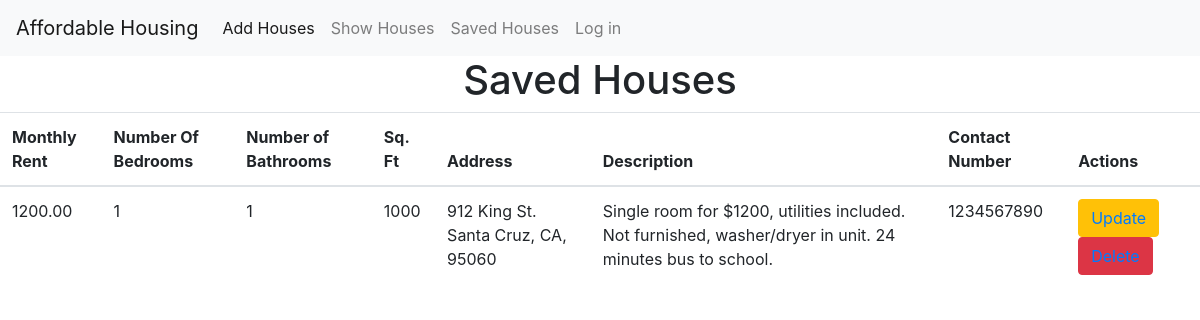
The app's page /savedRead, older data.
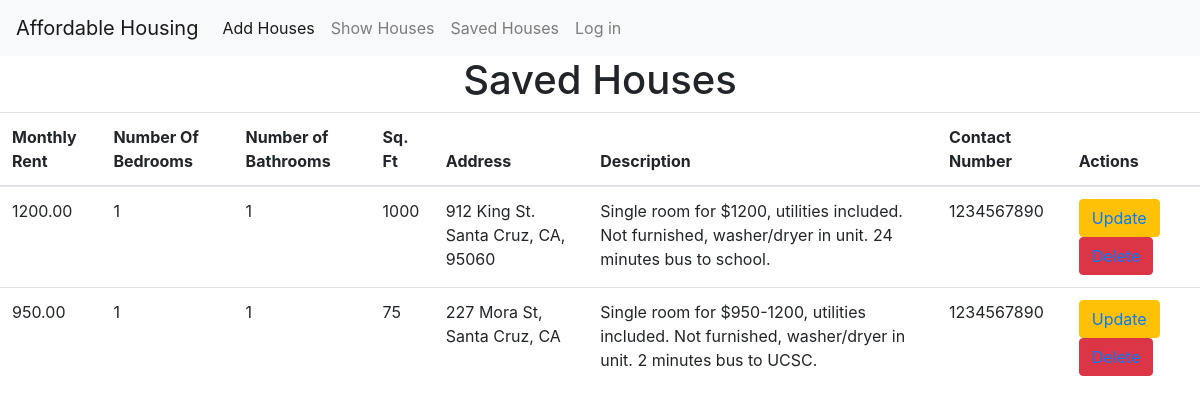
The same page, newer data.
### housing/models.py (models this page shows)
class House(models.Model):
    oid = models.AutoField(primary_key=True)
    rent = models.DecimalField(max_digits=8, decimal_places=2, default=1000.00)
    beds = models.IntegerField(default=3)
    baths = models.IntegerField(default=3)
    square_feet = models.IntegerField(default=1000, null=True)
    address = models.CharField(default="", max_length=255)
    description = models.TextField(default="")
    More_infomation = models.URLField(max_length=200, blank=True, null=True)
    contact = models.IntegerField(default=1234567890)

### housing/views.py (the view)
# urls.py: path('savedRead', views.savedRead_view, name='savedRead_url'),
def savedRead_view(request):
    obj = House.objects.all()
    form = HouseForm()
    template_name = 'saved_view.html'
    context = {'obj': obj}
    return render(request, template_name, context)
    """
    Handles user login (currently commented out - using Django's built-in login)
    - Authenticates username/password
    - Creates user session if credentials are valid
    """

### housing/templates/saved_view.html (shortened to what this page needs)
{% extends 'layout.html' %}
{% block content %}
<center><h1>Saved Houses</h1></center>
<table class="table">
   <thead>
     <tr>
       <th scope="col">Monthly Rent</th>
       <th scope="col">Number Of Bedrooms</th>
       <th scope="col">Number of Bathrooms</th>
       <th scope="col">Sq. Ft</th>
       <th scope="col">Address</th>
       <th scope="col">Description</th>
       <th scope="col">Contact Number</th>
       <th scope="col">Actions</th>
     </tr>
   </thead>
   <tbody>
   {% for i in obj %}
     <tr>
       <td>{{ i.rent }}</td>
       <td>{{ i.beds }}</td>
       <td>{{ i.baths }}</td>
       <td>{{ i.square_feet }}</td>
       <td>{{ i.address }}</td>
       <td>{{ i.description }}</td>
       <td>{{ i.contact }}</td>
       <td>
           {% if i.oid %}
               <button class="btn btn-warning">
                   <a href="{% url 'update_url' i.oid %}">Update</a>
               </button>&nbsp;&nbsp;
               <button class="btn btn-danger">
                   <a href="{% url 'delete_url' i.oid %}">Delete</a>
               </button>
           {% else %}
               <span>Action unavailable</span>
           {% endif %}
       </td>
     </tr>
   {% endfor %}
   </tbody>
</table>
{% endblock %}

Row changes from the older to the newer data that the page shows:
added House: rent "950.00", beds "1", baths "1", square_feet "75", address "227 Mora St, Santa Cruz, CA", description "Single room for $950-1200, utilities included. Not furnished, washer/dryer in unit. 2 minutes bus to UCSC.", contact "1234567890", shows "Update"
